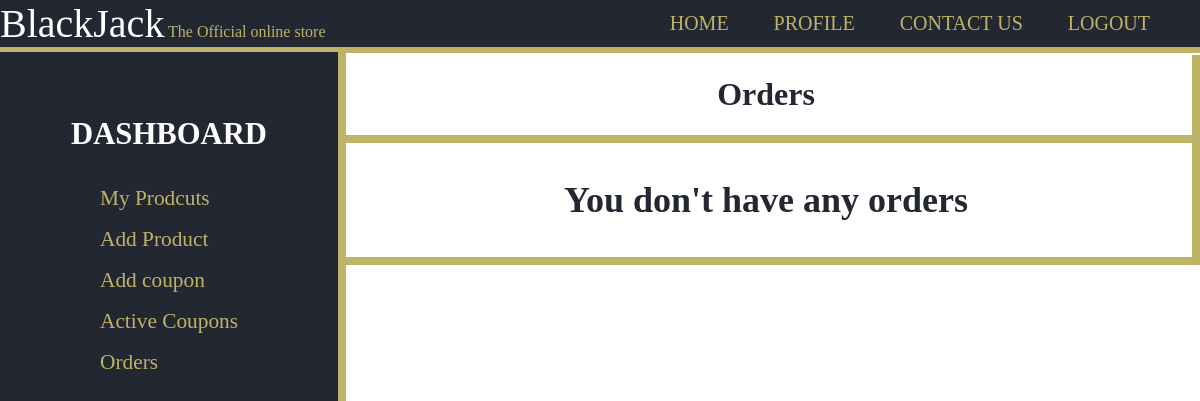
The page /shop/orders/ (signed in) on the database as committed earlier.
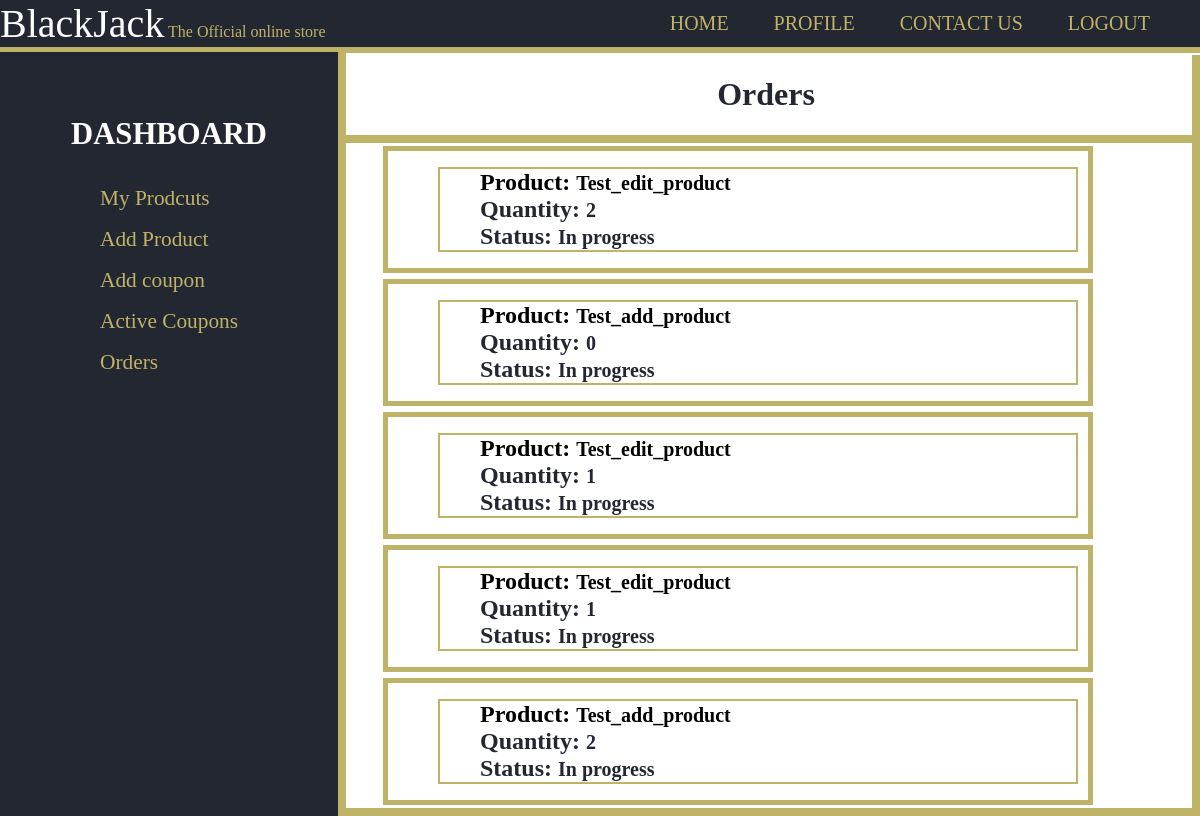
The same page on the database as committed later.
### users/models.py (models this page shows)
class InCart(models.Model):
    product = models.ForeignKey('products.Product',on_delete=models.CASCADE,null=True,default=None)
    quantity = models.PositiveSmallIntegerField(default=1)

### products/models.py (models this page shows, shortened)
class Product(models.Model):
    id = models.UUIDField(primary_key=True, default=uuid.uuid4, editable=False)
    name = models.CharField(max_length=100)
    price = models.DecimalField(max_digits=7,decimal_places=2)
    description = models.TextField(blank=True)
    remaininginstock = models.PositiveSmallIntegerField(default=1)
    featured = models.BooleanField(default=False)
    image = models.ImageField(null=True,blank=True,upload_to='product_images/')
    shop = models.ForeignKey('shop.Shop',on_delete=models.CASCADE)
    reviews = models.ManyToManyField(Review, blank=True, related_name="reviews")

### shop/views.py (the view, shortened to what this page needs)
# urls.py: path('', views.index, name='index'),
def index(request, shopname):
    try:
        if shopname=='addproduct':
            return addproduct(request)
        elif shopname=='activecoupons':
            return activecoupons(request)
        elif shopname=='orders':
            return orders(request)
    except Shop.DoesNotExist:
        return render(request,'shop/404.html')

### shop/views.py (called while the page is built)
@login_required
def orders(request):
    if not request.user.shop:
        return render(request,'shop/not_a_seller.html')
    return render(request,'shop/orders.html',{'orders':request.user.shop.orders.all(),'shop':request.user.shop})

### shop/templates/shop/orders.html (shortened to what this page needs)
{% extends 'shop/layout.html' %}
{% block name %}Orders{% endblock %}
{% block body %}
{% if orders %}
<div id="items">
  <div class="itemscontainer">
    {% for order in orders %}
      <div class="item">
          <ol>
            {% for product in order.products.all %}
            {% if product.product.shop.name == shop.name %}
              <ul style="border:2px solid #BFB367; margin:10px; list-style-type:none;">
                <li><a href="{% url 'productpage' product.product.id %}"><h2 style="display:inline;">Product: </h2><span style="font-size:20px;">{{product.product.name}}</span></a></li>
                <li><h2 style="display:inline;">Quantity: </h2> <span style="font-size: 20px;">{{product.quantity}}</span></li>
                <li><h2 style="display:inline;">Status: </h2><span style="font-size: 20px;">{% if order.is_delivered %}Delivered{% else %}In progress{% endif %}</span></li>
              </ul>
              {% endif %}
            {% endfor %}
          </ol>
      </div>
    {% endfor %}
  </div>
</div>
{% else %}
<div>
  <p style="font-size:36px; text-align:center">You don't have any orders</p>
</div>
{% endif %}
{% endblock %}

### shop/templates/shop/layout.html (shortened to what this page needs)
{% load static %}
<!DOCTYPE html>
<html lang="en">
    <head>
    </head>
    <body>
        <header>
            <div class="Container">
                <div id="header">
                <span id="BlackJack">BlackJack</span>
                <span id="official">The Official online store </span>
            </div>
        <nav> <ul style="margin-top:12px;">
            <li> <a href="#"> Home </a> </li>
            <li> <a href="{% url 'userdashboard'%}"> Profile </a></li>
            <li> <a href="{% url 'contactus' %}"> Contact Us </a></li>
            {% if user.is_authenticated %}
            <li> <a href="{% url 'logout' %}">  Logout  </a> </li>
            {% else %}
            <li> <a href="{% url 'login' %}">  Login  </a> </li>
            {% endif %}
        </ul> </nav>
            </div>
        </header>
        <section id="sidemenu">
            <h1 style="color:white; padding-left:40px; font-size:23pt;">   DASHBOARD  </h1>
            <nav> <ul>
            <li> <a href="{% url 'shopdashboard' %}"> My Prodcuts </a>
            <li> <a href="{% url 'addproduct' %}"> Add Product </a> </li>
            <li> <a href="{% url 'addcoupon' %}"> Add coupon </a>
            <li> <a href="{% url 'activecoupons' %}"> Active Coupons</a></li>
            <li> <a href="{% url 'shop_orders'%}"> Orders </a>
        </ul> </nav>
        </section>
        <div class="container-1">
            <div class="box" id="upperinfo">
              <h1>{% block name %} {% endblock %}</h1>
            </div>
            <div class="box" id="info">
                {% block body %}
                {% endblock %}
            </div>
        </div>
    </body>
</html>

### shop/templates/shop/orders.html (style rules this page uses)
#items { margin-left: 40px; overflow: hidden; }
.item { float:left; width:700px; background-color:white; border:5px solid #BFB367; margin:3px; }
.item a { color:black; text-decoration: none; }

### shop/templates/shop/layout.html (style rules this page uses)
body { margin:0px; }
.Container { overflow: hidden; }
header { background-color: #232732; color: #ffffff; border-bottom: #BFB367 6px solid; position: fixed; top: 0px; left: 0px; right: 0px; z-index: 1; }
header ul { margin:0; padding: 0; }
header li { display: inline; padding: 0 20px 0 20px; }
header a { text-decoration: none; color: #BFB367; text-transform: uppercase; font-size:15pt; }
header nav { float:right; padding-right:30px; }
#sidemenu { float:left; padding: 40px 70px 50px 30px; background-color:#232732; border-right: 8px #BFB367 solid; text-align:center; text-decoration:none; position: fixed; z-index: 1; bottom: 0px; top: 52px; }
#sidemenu nav { text-align:left; }
#sidemenu nav ul li { list-style: none; }
#sidemenu a { text-decoration: none; color: #BFB367; padding:8px 30px; display:block; font-size:16pt; }
.container-1 { color:#232732; display:flex; flex-direction:column; margin-top: 55px; margin-left: 340px; }
#upperinfo { text-align:center; border-bottom: solid 8px #BFB367 ; border-right: solid 8px #BFB367 ; }
#info { border-right: solid 8px #BFB367 ; border-bottom: solid 8px #BFB367 ; font-weight:bold; }
#official { color: #BFB367; margin-top: 10%; margin-bottom: 5%; display:inline; }
#BlackJack { font-size: 40px; color: white; display:inline; }
#header { display:inline-block; }

Rows that differ between the two databases and show on the page:
added InCart: product.name "Test_edit_product", quantity "2"
added InCart: product.name "Test_add_product", quantity "0"
added InCart: product.name "Test_edit_product", quantity "1"
added InCart: product.name "Test_edit_product", quantity "1"
added InCart: product.name "Test_add_product", quantity "2"
Other text that changed with them:
text no longer shown: "You don't have any orders"
